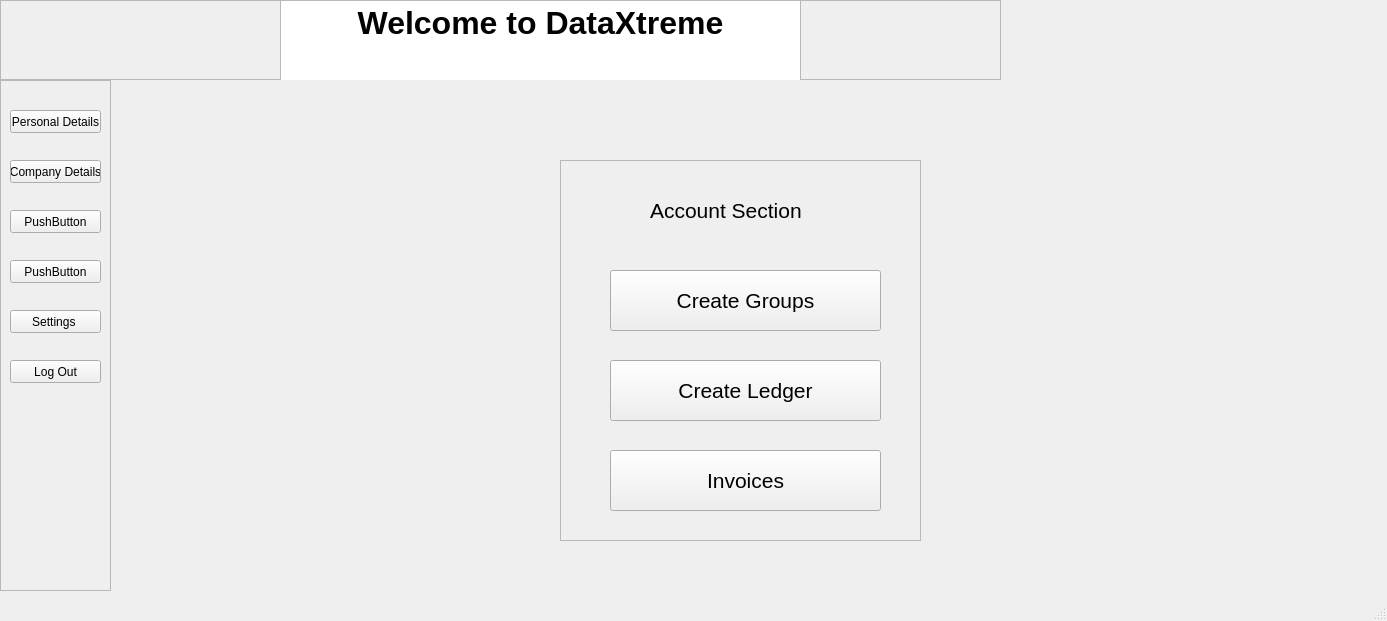
<?xml version="1.0" encoding="UTF-8"?>
<ui version="4.0">
 <class>MainWindow</class>
 <widget class="QMainWindow" name="MainWindow">
  <property name="geometry">
   <rect>
    <x>0</x>
    <y>0</y>
    <width>1387</width>
    <height>621</height>
   </rect>
  </property>
  <property name="minimumSize">
   <size>
    <width>0</width>
    <height>0</height>
   </size>
  </property>
  <property name="mouseTracking">
   <bool>true</bool>
  </property>
  <property name="focusPolicy">
   <enum>Qt::ClickFocus</enum>
  </property>
  <property name="windowTitle">
   <string>MainWindow</string>
  </property>
  <property name="autoFillBackground">
   <bool>false</bool>
  </property>
  <widget class="QWidget" name="centralwidget">
   <widget class="QFrame" name="frame">
    <property name="geometry">
     <rect>
      <x>0</x>
      <y>0</y>
      <width>1001</width>
      <height>80</height>
     </rect>
    </property>
    <property name="frameShape">
     <enum>QFrame::StyledPanel</enum>
    </property>
    <property name="frameShadow">
     <enum>QFrame::Raised</enum>
    </property>
    <widget class="QTextEdit" name="textEdit">
     <property name="geometry">
      <rect>
       <x>280</x>
       <y>0</y>
       <width>521</width>
       <height>81</height>
      </rect>
     </property>
     <property name="layoutDirection">
      <enum>Qt::RightToLeft</enum>
     </property>
     <property name="autoFillBackground">
      <bool>false</bool>
     </property>
     <property name="html">
      <string>&lt;!DOCTYPE HTML PUBLIC &quot;-//W3C//DTD HTML 4.0//EN&quot; &quot;http://www.w3.org/TR/REC-html40/strict.dtd&quot;&gt;
&lt;html&gt;&lt;head&gt;&lt;meta name=&quot;qrichtext&quot; content=&quot;1&quot; /&gt;&lt;style type=&quot;text/css&quot;&gt;
p, li { white-space: pre-wrap; }
&lt;/style&gt;&lt;/head&gt;&lt;body style=&quot; font-family:'MS Shell Dlg 2'; font-size:7.8pt; font-weight:400; font-style:normal;&quot;&gt;
&lt;p align=&quot;center&quot; style=&quot; margin-top:0px; margin-bottom:0px; margin-left:0px; margin-right:0px; -qt-block-indent:0; text-indent:0px;&quot;&gt;&lt;span style=&quot; font-size:24pt; font-weight:600; color:#020202;&quot;&gt;Welcome to DataXtreme&lt;/span&gt;&lt;/p&gt;&lt;/body&gt;&lt;/html&gt;</string>
     </property>
     <property name="placeholderText">
      <string>Welcome to *software name*</string>
     </property>
    </widget>
   </widget>
   <widget class="QFrame" name="frame_2">
    <property name="geometry">
     <rect>
      <x>0</x>
      <y>80</y>
      <width>111</width>
      <height>511</height>
     </rect>
    </property>
    <property name="frameShape">
     <enum>QFrame::StyledPanel</enum>
    </property>
    <property name="frameShadow">
     <enum>QFrame::Raised</enum>
    </property>
    <widget class="QPushButton" name="Dash_personal_detail">
     <property name="geometry">
      <rect>
       <x>10</x>
       <y>30</y>
       <width>91</width>
       <height>23</height>
      </rect>
     </property>
     <property name="text">
      <string>Personal Details</string>
     </property>
    </widget>
    <widget class="QPushButton" name="Dash_com_deatail">
     <property name="geometry">
      <rect>
       <x>10</x>
       <y>80</y>
       <width>91</width>
       <height>23</height>
      </rect>
     </property>
     <property name="text">
      <string>Company Details</string>
     </property>
    </widget>
    <widget class="QPushButton" name="pushButton_3">
     <property name="geometry">
      <rect>
       <x>10</x>
       <y>130</y>
       <width>91</width>
       <height>23</height>
      </rect>
     </property>
     <property name="text">
      <string>PushButton</string>
     </property>
    </widget>
    <widget class="QPushButton" name="pushButton_4">
     <property name="geometry">
      <rect>
       <x>10</x>
       <y>180</y>
       <width>91</width>
       <height>23</height>
      </rect>
     </property>
     <property name="text">
      <string>PushButton</string>
     </property>
    </widget>
    <widget class="QPushButton" name="Dash_setting">
     <property name="geometry">
      <rect>
       <x>10</x>
       <y>230</y>
       <width>91</width>
       <height>23</height>
      </rect>
     </property>
     <property name="text">
      <string>Settings </string>
     </property>
    </widget>
    <widget class="QPushButton" name="Dash_Log_out">
     <property name="geometry">
      <rect>
       <x>10</x>
       <y>280</y>
       <width>91</width>
       <height>23</height>
      </rect>
     </property>
     <property name="text">
      <string>Log Out</string>
     </property>
    </widget>
   </widget>
   <widget class="QFrame" name="Account_Frame">
    <property name="geometry">
     <rect>
      <x>560</x>
      <y>160</y>
      <width>361</width>
      <height>381</height>
     </rect>
    </property>
    <property name="frameShape">
     <enum>QFrame::StyledPanel</enum>
    </property>
    <property name="frameShadow">
     <enum>QFrame::Raised</enum>
    </property>
    <widget class="QPushButton" name="CreateGroup">
     <property name="geometry">
      <rect>
       <x>50</x>
       <y>110</y>
       <width>271</width>
       <height>61</height>
      </rect>
     </property>
     <property name="font">
      <font>
       <pointsize>16</pointsize>
      </font>
     </property>
     <property name="text">
      <string>Create Groups</string>
     </property>
    </widget>
    <widget class="QPushButton" name="CreateLedger">
     <property name="geometry">
      <rect>
       <x>50</x>
       <y>200</y>
       <width>271</width>
       <height>61</height>
      </rect>
     </property>
     <property name="font">
      <font>
       <pointsize>16</pointsize>
      </font>
     </property>
     <property name="text">
      <string>Create Ledger</string>
     </property>
    </widget>
    <widget class="QPushButton" name="Invoices">
     <property name="geometry">
      <rect>
       <x>50</x>
       <y>290</y>
       <width>271</width>
       <height>61</height>
      </rect>
     </property>
     <property name="font">
      <font>
       <pointsize>16</pointsize>
      </font>
     </property>
     <property name="text">
      <string>Invoices</string>
     </property>
    </widget>
    <widget class="QLabel" name="label">
     <property name="geometry">
      <rect>
       <x>90</x>
       <y>30</y>
       <width>211</width>
       <height>41</height>
      </rect>
     </property>
     <property name="font">
      <font>
       <pointsize>16</pointsize>
      </font>
     </property>
     <property name="text">
      <string>Account Section</string>
     </property>
    </widget>
   </widget>
  </widget>
  <widget class="QStatusBar" name="statusbar"/>
 </widget>
 <resources/>
 <connections/>
</ui>
